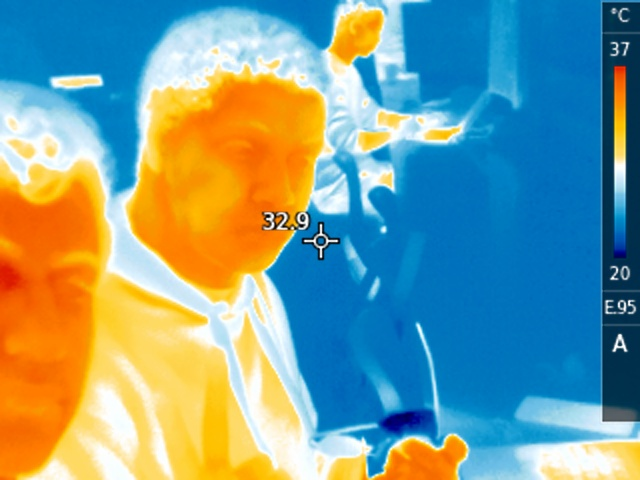
#> input picture TP10/aula9/TR000112.JPG, 640 x 480 px
$ python exercise_2.py
#> lines starting #> are read from the running program, lines starting #| are printed output that depends on the picture; after the words box and inside, x2 and y2 are one past the last pixel; in counts of white or black regions, pixels touching at a corner belong together; pictures that were not available may be replaced by others from this repository, and a replacement may not be noted
### TP10/imageOpticalFlow.py
import numpy as np
import cv2 as cv
import math


def Farneback_OF(video_path):
    cap = cv.VideoCapture(video_path)
    ret, frame1 = cap.read()
    prvs = cv.cvtColor(frame1, cv.COLOR_BGR2GRAY)
    hsv = np.zeros_like(frame1)
    hsv[..., 1] = 255
    while (1):
        ret, frame2 = cap.read()
        if not ret:
            print('No frames grabbed!')
            break
        next = cv.cvtColor(frame2, cv.COLOR_BGR2GRAY)
        flow = cv.calcOpticalFlowFarneback(prvs, next, None, 0.25, 3, 15, 3, 5, 1.2, 0)
        mag, ang = cv.cartToPolar(flow[..., 0], flow[..., 1])
        hsv[..., 0] = ang * 180 / np.pi / 2
        hsv[..., 2] = cv.normalize(mag, None, 0, 255, cv.NORM_MINMAX)
        bgr = cv.cvtColor(hsv, cv.COLOR_HSV2BGR)
        cv.imshow('frame2', bgr)
        k = cv.waitKey(30) & 0xff
        if k == 27:
            break

        prvs = next
    cv.destroyAllWindows()

def LucasKanade_OF(videoPath, threshold):
#> called with videoPath = 'Aula_10_files/Aula_10_video/TR000112.JPG', threshold = 3
    cap = cv.VideoCapture(videoPath)
    # params for ShiTomasi corner detection
    feature_params = dict(maxCorners=50,
                          qualityLevel=0.2,
                          minDistance=2,
                          blockSize=5)

    # Parameters for lucas kanade optical flow
    lk_params = dict(winSize=(15, 15),
                     maxLevel=2,
                     criteria=(cv.TERM_CRITERIA_EPS | cv.TERM_CRITERIA_COUNT, 10, 0.03))
    # Create some random colors
    color = np.random.randint(0, 255, (100, 3))
    # Take first frame and find corners in it
    ret, old_frame = cap.read()
#> old_frame is the input picture: shape (480, 640, 3); mean B, G, R 146.7, 155.7, 124.2
    old_gray = cv.cvtColor(old_frame, cv.COLOR_BGR2GRAY)
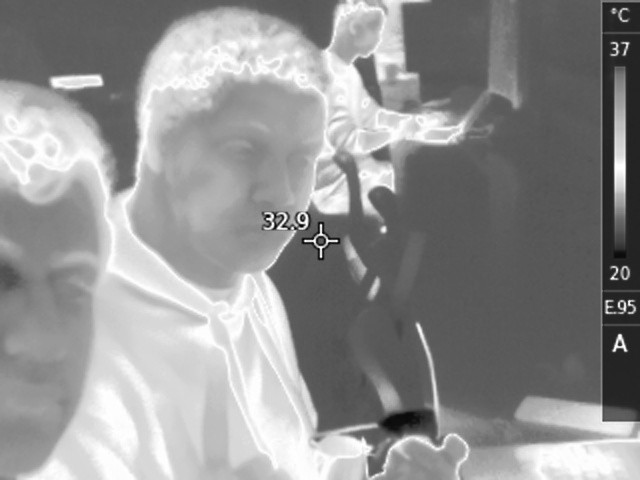
#> old_gray: shape (480, 640); min 0, max 255, mean 145.3
    p0 = cv.goodFeaturesToTrack(old_gray, **feature_params)
#> p0 = 50 rows, first 8: [320, 247], [314, 240], [320, 234], [327, 241], [630, 302], [619, 345], [302, 220], [627, 43]

    # Create a mask image for drawing purposes
    mask = np.zeros_like(old_frame)
    while (1):
        ret, frame = cap.read()
        if not ret:
            print('No frames grabbed!')
            break
        frame_gray = cv.cvtColor(frame, cv.COLOR_BGR2GRAY)
        # calculate optical flow
        p1, st, err = cv.calcOpticalFlowPyrLK(old_gray, frame_gray, p0, None, **lk_params)
#> p1 has the same summary as p0; st = 50 values from 1 to 1; err = 50 values from 0 to 0

        # Select good points
        if p1 is not None:
            good_new = p1[st == 1]
#> good_new = 50 pairs, first value 265 to 630, second value 43 to 419
            good_old = p0[st == 1]
#> good_old has the same summary as good_new
        # draw the tracks

        for i, (new, old) in enumerate(zip(good_new, good_old)):
            a, b = new.ravel()
            c, d = old.ravel()
            frame = cv.circle(frame, (int(a), int(b)), 5, color[i].tolist(), -1)
            if (math.fabs(a - c) + math.fabs(b - d) > threshold):
                mask = cv.line(mask, (int(a), int(b)), (int(c), int(d)), color[i].tolist(), 2)
                frame = cv.circle(frame, (int(a), int(b)), 5, color[i].tolist(), -1)
#> this loop made 50 passes
#> (a, b, c, d) on passes 1 to 12: (320, 247, 320, 247), (314, 240, 314, 240), (320, 234, 320, 234), (327, 241, 327, 241), (630, 302, 630, 302), (619, 345, 619, 345), (302, 220, 302, 220), (627, 43, 627, 43), (619, 335, 619, 335), (271, 216, 271, 216), (612, 278, 612, 278), (622, 346, 622, 346)
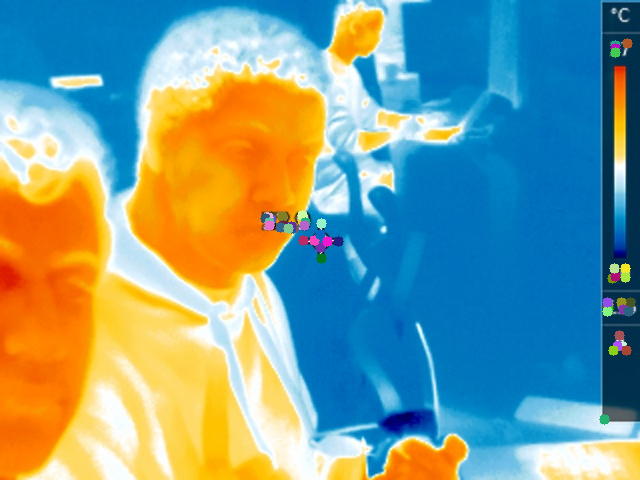
#> frame: shape (480, 640, 3); mean B, G, R 146.7, 155.8, 124.6
#> mask: shape (480, 640, 3); every value is 0
        img = cv.add(frame, mask)
        cv.imshow('frame', img)
        k = cv.waitKey(30) & 0xff
#> (key Esc is pressed here)
        if k == 27:
            break
        # Now update the previous frame and previous points
        old_gray = frame_gray.copy()
        # p0 = good_new.reshape(-1, 1, 2)
        p0 = cv.goodFeaturesToTrack(old_gray, mask=None, **feature_params)

    cv.destroyAllWindows()

### TP10/exercise_2.py
import cv2 as cv
import numpy as np
from matplotlib import pyplot as plt
from imageOpticalFlow import LucasKanade_OF, Farneback_OF
import os

def main():
    # Assign directory
    directory = r'Aula_10_files/Aula_10_video/'


    # Iterate over files in directory
    for name in os.listdir(directory):
        LucasKanade_OF(directory + name, 3)
        Farneback_OF(directory + name)
#> in Farneback_OF, `mag, ang = cv.cartToPolar(flow[..., 0], flow[..., 1])`:
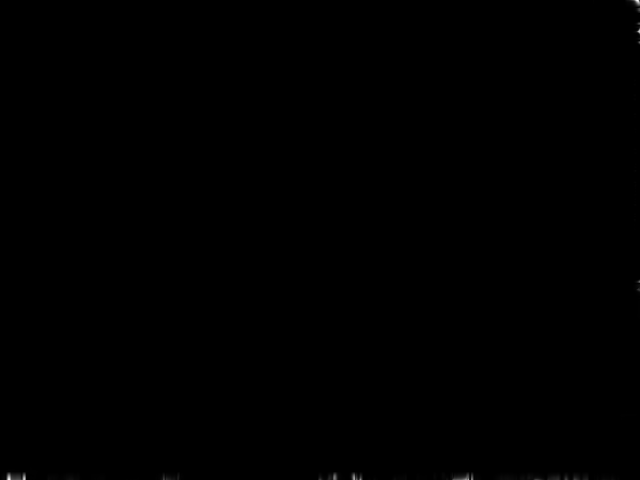
#> mag: shape (480, 640) float32; min 0, max 0.15, mean 9.45e-05; drawn with min black and max white
#> in Farneback_OF, `mag, ang = cv.cartToPolar(flow[..., 0], flow[..., 1])`:
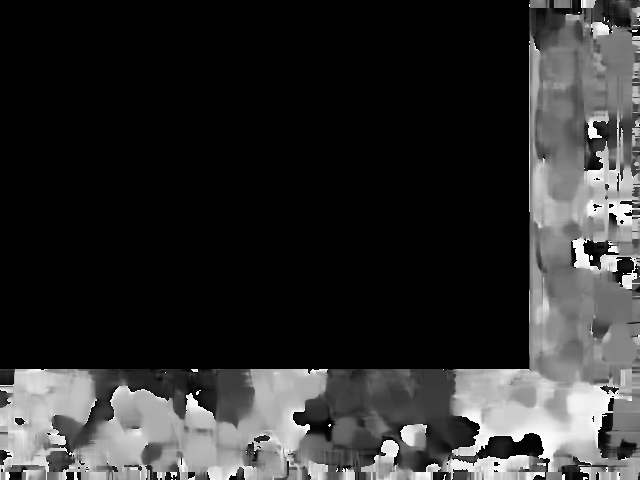
#> ang: shape (480, 640) float32; min 0, max 6.28, mean 1.17; drawn with min black and max white
#> in Farneback_OF, `hsv[..., 0] = ang * 180 / np.pi / 2`:
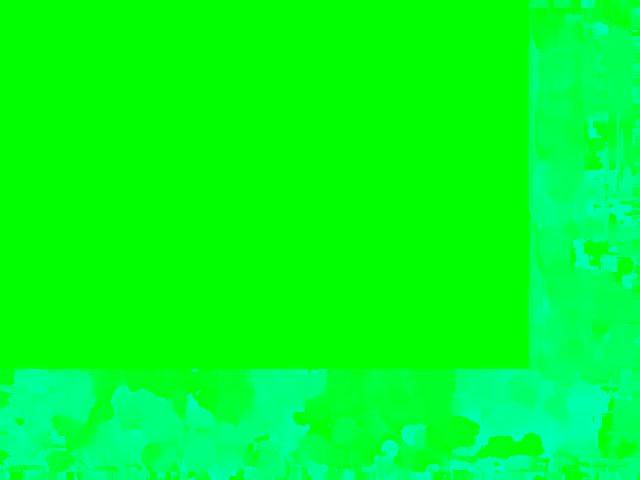
#> hsv: shape (480, 640, 3); mean of channels 0, 1, 2 33.4, 255, 0; drawn as B, G, R
#> in Farneback_OF, `hsv[..., 2] = cv.normalize(mag, None, 0, 255, cv.NORM_MINMAX)`:
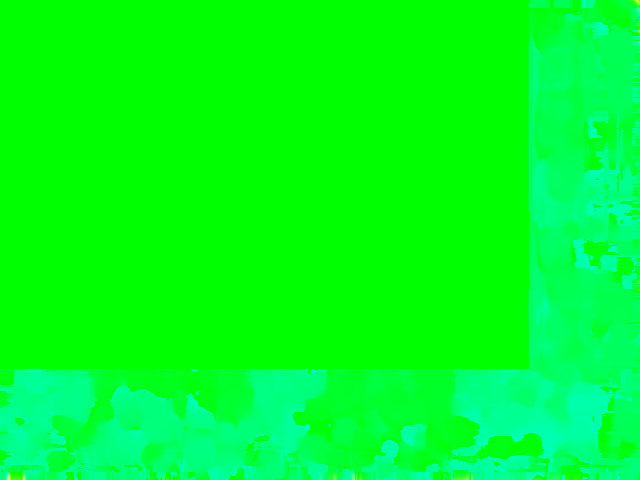
#> hsv: shape (480, 640, 3); 1.03% of pixels changed, all inside (x1, y1, x2, y2) = (1, 0, 640, 480); drawn as B, G, R
#> (key Esc is pressed here)

if __name__ == "__main__":
    main()

$ run again, on TP10/aula9/car template (1).bmp
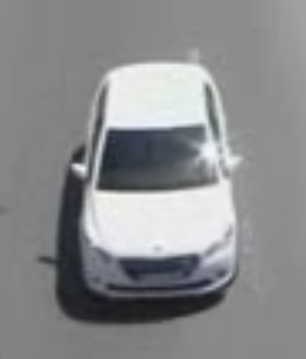
#> input picture TP10/aula9/car template (1).bmp, 306 x 359 px
#> in LucasKanade_OF, old_frame is the input picture: shape (359, 306, 3); mean B, G, R 140.7, 139.3, 138.1
#> p0 = 14 rows, first 8: [74, 166], [206, 85], [83, 172], [83, 169], [97, 188], [85, 164], [72, 160], [110, 131]
#> p1 has the same summary as p0; st = [1, 1, 1, 1, 1, 1, 1, 1, 1, 1, 1, 1, 1, 1]; err = [0, 0, 0, 0, 0, 0, 0, 0, 0, 0, 0, 0, 0, 0]
#> good_new has the same summary as p0
#> good_old has the same summary as p0
#> the loop in LucasKanade_OF, `for i, (new, old) in enumerate(zip(good_new, good_old)):` made 14 passes
#> (a, b, c, d) on passes 1 to 8: (74, 166, 74, 166), (206, 85, 206, 85), (83, 172, 83, 172), (83, 169, 83, 169), (97, 188, 97, 188), (85, 164, 85, 164), (72, 160, 72, 160), (110, 131, 110, 131)
#> after the loop in LucasKanade_OF, `for i, (new, old) in enumerate(zip(good_new, good_old)):`:
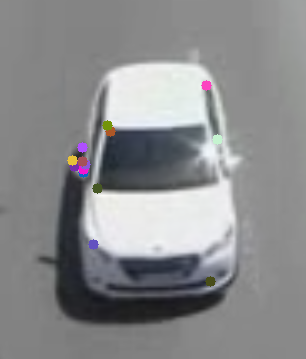
#> frame: shape (359, 306, 3); mean B, G, R 140.6, 139, 138.2
#> in Farneback_OF, `hsv[..., 2] = cv.normalize(mag, None, 0, 255, cv.NORM_MINMAX)`:
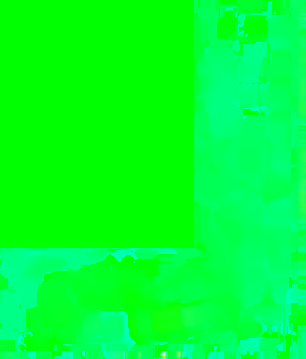
#> hsv: shape (359, 306, 3); mean of channels 0, 1, 2 46.8, 255, 0.6; drawn as B, G, R

$ run again, on TP10/aula9/car template (2).bmp
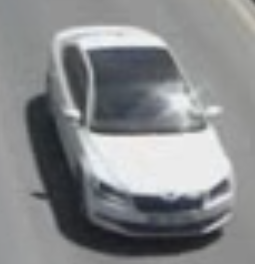
#> input picture TP10/aula9/car template (2).bmp, 255 x 264 px
#> in LucasKanade_OF, old_frame is the input picture: shape (264, 255, 3); mean B, G, R 139.5, 137.6, 135.7
#> p0 = 34 rows, first 8: [77, 115], [225, 182], [101, 185], [88, 52], [84, 51], [204, 230], [42, 190], [205, 208]
#> p1 has the same summary as p0; st = 34 values from 1 to 1; err = 34 values from 0 to 0
#> good_new = 34 pairs, first value 31 to 225, second value 40 to 230
#> good_old has the same summary as good_new
#> the loop in LucasKanade_OF, `for i, (new, old) in enumerate(zip(good_new, good_old)):` made 34 passes
#> (a, b, c, d) on passes 1 to 8: (77, 115, 77, 115), (225, 182, 225, 182), (101, 185, 101, 185), (88, 52, 88, 52), (84, 51, 84, 51), (204, 230, 204, 230), (42, 190, 42, 190), (205, 208, 205, 208)
#> after the loop in LucasKanade_OF, `for i, (new, old) in enumerate(zip(good_new, good_old)):`:
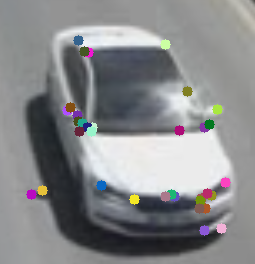
#> frame: shape (264, 255, 3); mean B, G, R 138.4, 136.6, 135.6
#> in Farneback_OF, `hsv[..., 0] = ang * 180 / np.pi / 2`:
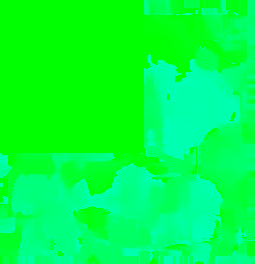
#> hsv: shape (264, 255, 3); mean of channels 0, 1, 2 67.9, 255, 0; drawn as B, G, R
